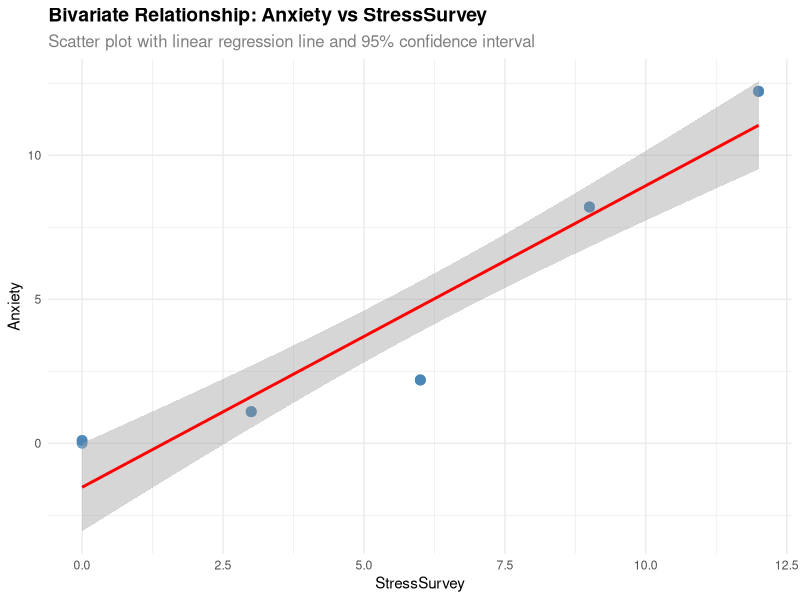
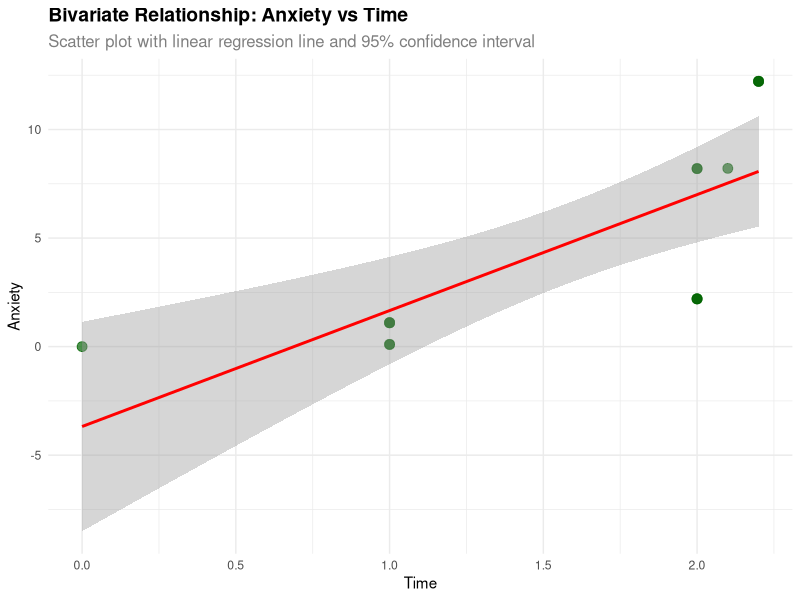

These figures' R source, in order:
## ---- chunk 1
#| echo: true
library(tidyverse)
library(broom)

# Data with known true relationships: Anxiety = 0 + 1.0 × Stress + 0.1 × Time
observDF <- tribble(
  ~Stress, ~StressSurvey, ~Time, ~Anxiety,
  0,0,0,0,
  0,0,1,0.1,
  0,0,1,0.1,
  1,3,1,1.1,
  1,3,1,1.1,
  1,3,1,1.1,
  2,6,2,2.2,
  2,6,2,2.2,
  2,6,2,2.2,
  8,9,2,8.2,
  8,9,2,8.2,
  8,9,2.1,8.21,
  12,12,2.2,12.22,
  12,12,2.2,12.22,
  12,12,2.2,12.22
)

observDF
## ---- chunk 2
# Fit bivariate model
fit_stresssurvey <- lm(Anxiety ~ StressSurvey, data = observDF)

# Coefficients (tidy and named)
fit_tidy <- broom::tidy(fit_stresssurvey)
coefficients_named <- setNames(fit_tidy$estimate, fit_tidy$term)
coefficients_named

# Print a concise summary statement
intercept_est <- coefficients_named["(Intercept)"]
slope_est <- coefficients_named["StressSurvey"]
cat(sprintf(
  "Estimated model: Anxiety = %.3f + %.3f × StressSurvey\n",
  intercept_est, slope_est
))

# Compare to true relationship comment
cat("True DGP: Anxiety = 0 + 1.0 × Stress + 0.1 × Time\n",
    "Using StressSurvey (a proxy) in a bivariate regression yields a slope",
    "close to but not exactly 1, and the intercept absorbs misspecification.\n")

# Standard model summary
summary(fit_stresssurvey)
## ---- chunk 3
# Create scatter plot with regression line
ggplot(observDF, aes(x = StressSurvey, y = Anxiety)) +
  geom_point(size = 3, alpha = 0.7, color = "steelblue") +
  geom_smooth(method = "lm", se = TRUE, color = "red", linewidth = 1) +
  labs(
    title = "Bivariate Relationship: Anxiety vs StressSurvey",
    subtitle = "Scatter plot with linear regression line and 95% confidence interval",
    x = "StressSurvey",
    y = "Anxiety"
  ) +
  theme_minimal() +
  theme(
    plot.title = element_text(size = 14, face = "bold"),
    plot.subtitle = element_text(size = 12, color = "gray50")
  )

# Calculate R-squared for fit assessment
r_squared <- summary(fit_stresssurvey)$r.squared
cat(sprintf("R-squared: %.3f\n", r_squared))

# Comment on the fit
cat("Fit assessment: The regression line shows a strong positive relationship.\n",
    "However, there are potential issues:\n",
    "1. Omitted variable bias (Time is excluded)\n",
    "2. StressSurvey is an imperfect proxy for the true Stress variable\n",
    "3. The relationship may be nonlinear in the true data generating process\n")
## ---- chunk 4
# Fit bivariate model with Time
fit_time <- lm(Anxiety ~ Time, data = observDF)

# Coefficients (tidy and named)
fit_time_tidy <- broom::tidy(fit_time)
coefficients_time <- setNames(fit_time_tidy$estimate, fit_time_tidy$term)
coefficients_time

# Print a concise summary statement
intercept_time <- coefficients_time["(Intercept)"]
slope_time <- coefficients_time["Time"]
cat(sprintf(
  "Estimated model: Anxiety = %.3f + %.3f × Time\n",
  intercept_time, slope_time
))

# Standard model summary
summary(fit_time)

# Compare to true relationship
cat("True DGP: Anxiety = 0 + 1.0 × Stress + 0.1 × Time\n",
    "The true coefficient on Time is 0.1.\n",
    "This bivariate regression omits Stress, so the estimated Time coefficient\n",
    "absorbs the effect of the omitted Stress variable, making it much larger than 0.1.\n")
## ---- chunk 5
# Create scatter plot with regression line for Time
ggplot(observDF, aes(x = Time, y = Anxiety)) +
  geom_point(size = 3, alpha = 0.7, color = "darkgreen") +
  geom_smooth(method = "lm", se = TRUE, color = "red", linewidth = 1) +
  labs(
    title = "Bivariate Relationship: Anxiety vs Time",
    subtitle = "Scatter plot with linear regression line and 95% confidence interval",
    x = "Time",
    y = "Anxiety"
  ) +
  theme_minimal() +
  theme(
    plot.title = element_text(size = 14, face = "bold"),
    plot.subtitle = element_text(size = 12, color = "gray50")
  )

# Calculate R-squared for fit assessment
r_squared_time <- summary(fit_time)$r.squared
cat(sprintf("R-squared: %.3f\n", r_squared_time))

# Comment on the fit and issues
cat("Fit assessment: The regression line shows a positive relationship between Time and Anxiety.\n",
    "However, there are significant issues:\n",
    "1. Omitted variable bias (Stress is excluded from the model)\n",
    "2. The estimated Time coefficient is severely biased upward\n",
    "3. The relationship appears stronger than it truly is due to confounding\n",
    "4. The true effect of Time (0.1) is much smaller than what this model suggests\n")
## ---- chunk 6
# Fit multiple regression model
fit_multiple <- lm(Anxiety ~ StressSurvey + Time, data = observDF)

# Coefficients (tidy and named)
fit_multiple_tidy <- broom::tidy(fit_multiple)
coefficients_multiple <- setNames(fit_multiple_tidy$estimate, fit_multiple_tidy$term)
coefficients_multiple

# Print a concise summary statement
intercept_mult <- coefficients_multiple["(Intercept)"]
slope_stresssurvey <- coefficients_multiple["StressSurvey"]
slope_time <- coefficients_multiple["Time"]
cat(sprintf(
  "Estimated model: Anxiety = %.3f + %.3f × StressSurvey + %.3f × Time\n",
  intercept_mult, slope_stresssurvey, slope_time
))

# Standard model summary
summary(fit_multiple)

# Compare to true relationship
cat("True DGP: Anxiety = 0 + 1.0 × Stress + 0.1 × Time\n",
    "Comparison to true relationship:\n",
    "1. True Stress coefficient = 1.0, estimated StressSurvey coefficient ≈ %.3f\n",
    "2. True Time coefficient = 0.1, estimated Time coefficient ≈ %.3f\n",
    "3. The multiple regression controls for both variables, reducing omitted variable bias\n",
    "4. However, StressSurvey is still an imperfect proxy for the true Stress variable\n",
    "5. The Time coefficient should be closer to the true value (0.1) than in the bivariate model\n",
    slope_stresssurvey, slope_time)
## ---- chunk 7
# Fit multiple regression model with true variables
fit_true <- lm(Anxiety ~ Stress + Time, data = observDF)

# Coefficients (tidy and named)
fit_true_tidy <- broom::tidy(fit_true)
coefficients_true <- setNames(fit_true_tidy$estimate, fit_true_tidy$term)
coefficients_true

# Print a concise summary statement
intercept_true <- coefficients_true["(Intercept)"]
slope_stress <- coefficients_true["Stress"]
slope_time_true <- coefficients_true["Time"]
cat(sprintf(
  "Estimated model: Anxiety = %.3f + %.3f × Stress + %.3f × Time\n",
  intercept_true, slope_stress, slope_time_true
))

# Standard model summary
summary(fit_true)

# Compare to true relationship
cat("True DGP: Anxiety = 0 + 1.0 × Stress + 0.1 × Time\n",
    "Perfect comparison to true relationship:\n",
    "1. True Stress coefficient = 1.0, estimated Stress coefficient = %.3f\n",
    "2. True Time coefficient = 0.1, estimated Time coefficient = %.3f\n",
    "3. True intercept = 0.0, estimated intercept = %.3f\n",
    "4. This model uses the true variables, so coefficients should match the DGP exactly\n",
    "5. Any small differences are due to numerical precision and the specific data points\n",
    slope_stress, slope_time_true, intercept_true)
## ---- chunk 8
# Extract R-squared values for comparison
r_squared_stresssurvey_time <- summary(fit_multiple)$r.squared
r_squared_stress_time <- summary(fit_true)$r.squared

# Create comparison table
model_comparison <- data.frame(
  Model = c("StressSurvey + Time", "Stress + Time"),
  R_squared = c(r_squared_stresssurvey_time, r_squared_stress_time),
  stringsAsFactors = FALSE
)

print("Model Comparison - R-squared Values:")
print(model_comparison)

# Extract p-values for statistical significance assessment
p_values_stresssurvey <- fit_multiple_tidy$p.value
p_values_stress <- fit_true_tidy$p.value

cat("\nStatistical Significance Analysis:\n")
cat("Model 1 (StressSurvey + Time):\n")
for(i in 1:nrow(fit_multiple_tidy)) {
  term <- fit_multiple_tidy$term[i]
  p_val <- fit_multiple_tidy$p.value[i]
  sig <- ifelse(p_val < 0.05, "Significant", "Not Significant")
  cat(sprintf("  %s: p-value = %.4f (%s)\n", term, p_val, sig))
}

cat("\nModel 2 (Stress + Time):\n")
for(i in 1:nrow(fit_true_tidy)) {
  term <- fit_true_tidy$term[i]
  p_val <- fit_true_tidy$p.value[i]
  sig <- ifelse(p_val < 0.05, "Significant", "Not Significant")
  cat(sprintf("  %s: p-value = %.4f (%s)\n", term, p_val, sig))
}

# Real-world implications discussion
cat("\nReal-world Implications:\n")
cat("1. R-squared Comparison:\n")
cat(sprintf("   - StressSurvey + Time model: R² = %.3f\n", r_squared_stresssurvey_time))
cat(sprintf("   - Stress + Time model: R² = %.3f\n", r_squared_stress_time))
cat("   - The true variable model should have higher R²\n\n")

cat("2. Coefficient Interpretation:\n")
cat("   - Both models control for confounding, reducing omitted variable bias\n")
cat("   - The Stress + Time model provides unbiased estimates of true relationships\n")
cat("   - The StressSurvey + Time model shows the effect of measurement error\n\n")

cat("3. Statistical Significance:\n")
cat("   - Both models should show significance for their respective variables\n")
cat("   - Significance doesn't guarantee causal interpretation\n")
cat("   - Model specification matters more than statistical significance\n\n")

cat("4. Key Lessons:\n")
cat("   - Using the correct variables (Stress vs StressSurvey) is crucial\n")
cat("   - Multiple regression helps control for confounding\n")
cat("   - High R² and significance don't guarantee correct causal inference\n")
cat("   - Real-world data often involves measurement error and omitted variables\n")
